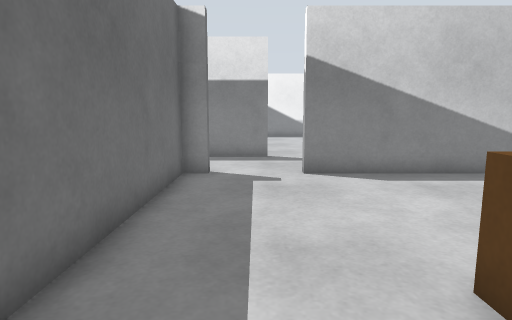
view 1 (above)

20 first-person views from a walk through a robot-simulator world made for Gazebo. The camera is 0.94 m above the floor, tilts 8° down and sees 75° across. The floor is counted in squares, 0.5 m on a side. Each view is taken from the middle of a square. On the plan, view 1 faces up. The plan holds only what a view shows up to about 17 squares ahead; the rest is blank.

view 2
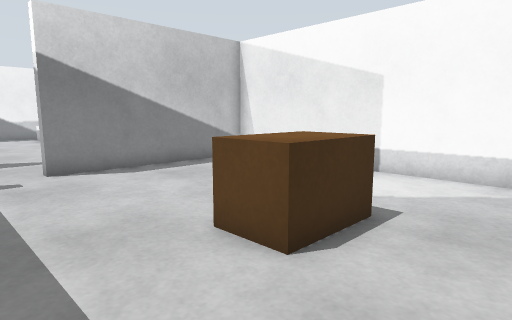

view 3
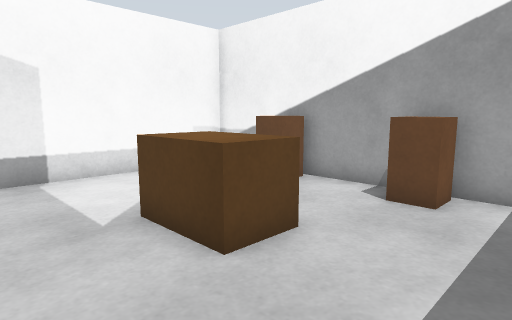

view 4
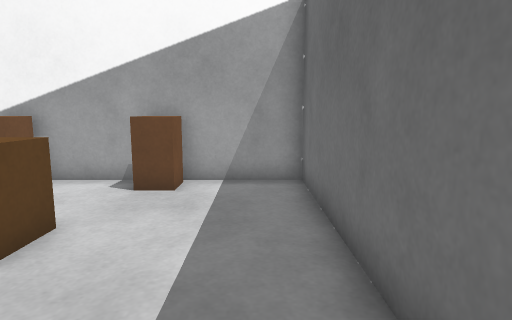

view 5
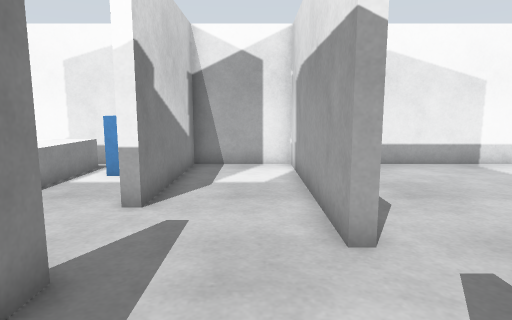

view 6
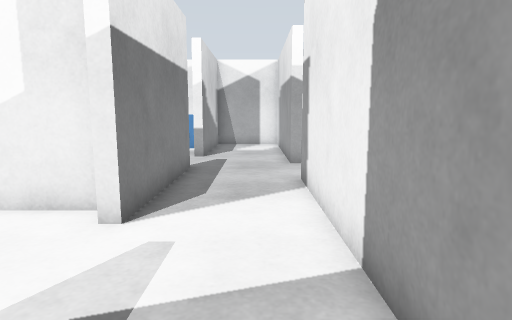

view 7
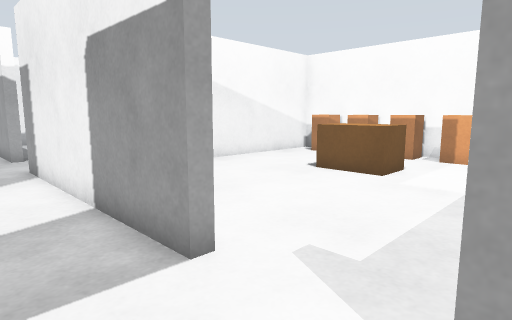

view 8
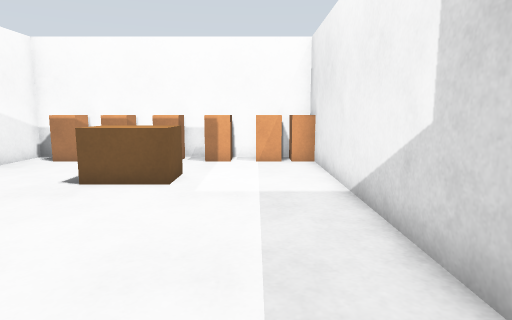

view 9
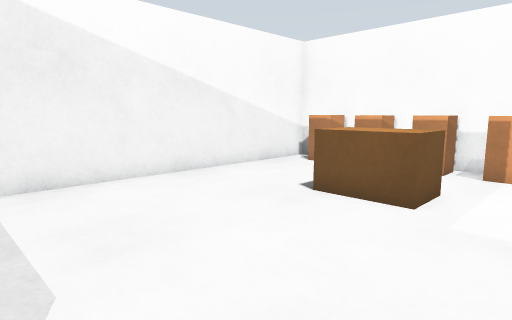

view 10
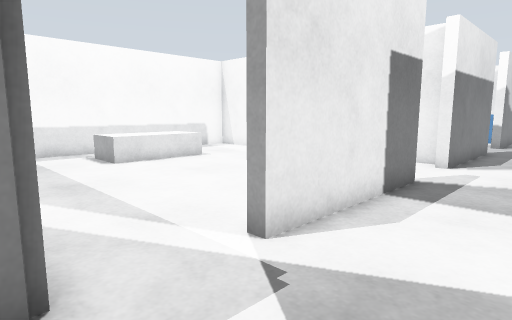

view 11
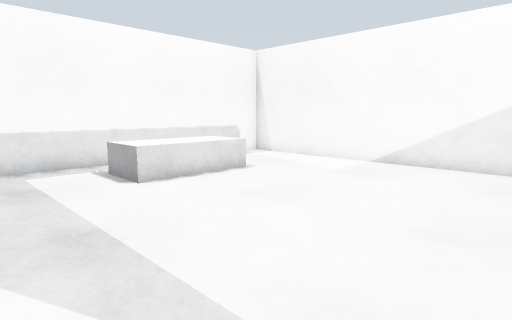

view 12
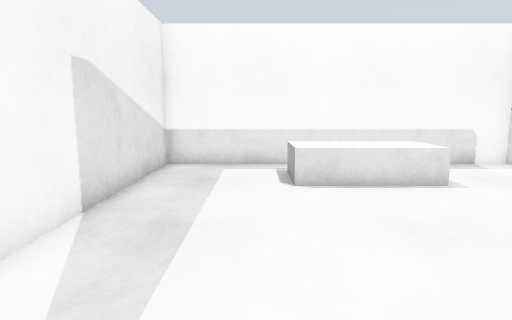

view 13
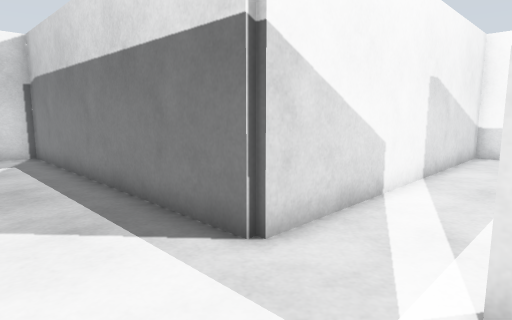

view 14
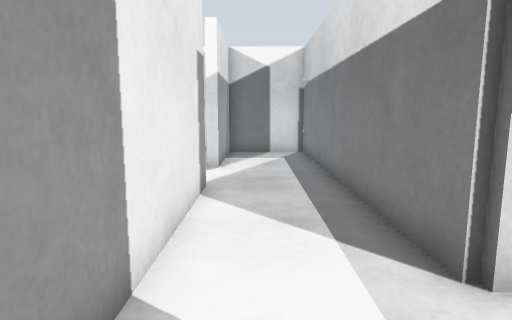

view 15
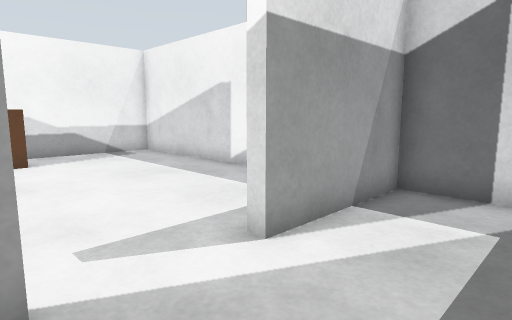

view 16
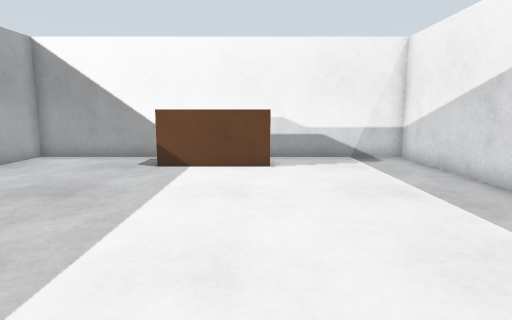

view 17
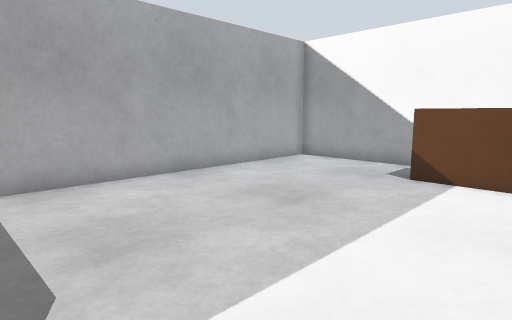

view 18
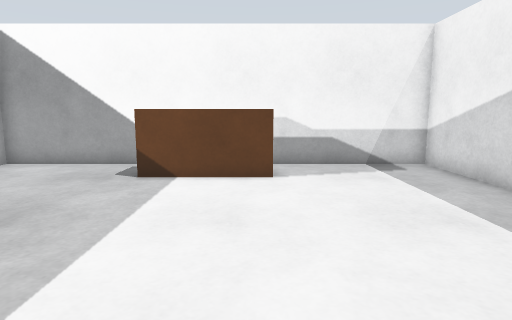

view 19
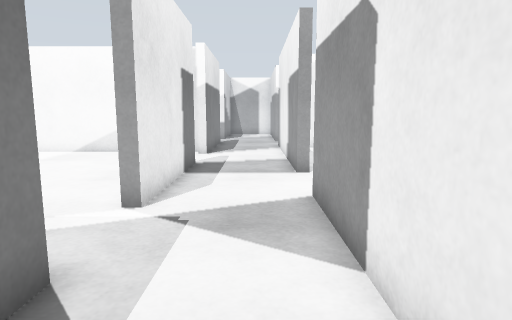

view 20
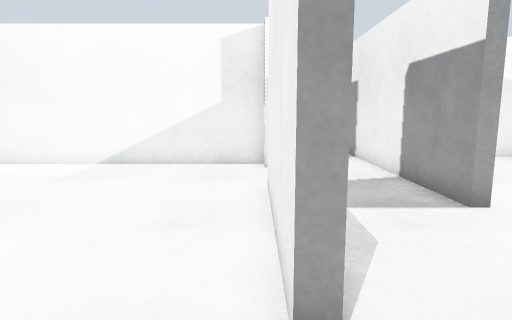

### Floor plan
Ten units are one square. View 1 is at (0, 0); x grows to the right and y downward. Boxes are objects, and circles mark ways between rooms. Rooms are numbered by the first view taken in them; rooms with no view inside come last. Other rooms are left out.
<svg viewBox="-308 -278 406 308">
<path fill="none" stroke="#000" d="M26 23 42 23M66 23 93 23 93 -103 15 -103M-15 -107 -15 -103M-23 -103 -23 23 2 23M6 -143 -55 -143M15 -103 15 -107 93 -107 93 -143 35 -143M-84 -143 -106 -143M-105 -107 -15 -107M-145 -107 -135 -107M-105 -102 -105 -107M-106 -143 -145 -143M-34 23 -27 23 -27 -89M-143 -92 -143 5M-145 -143 -145 -147 -85 -147M-55 -143 -55 -148M-47 -146 -47 -273 -173 -273 -173 -143 -303 -143 -303 -107 -255 -107M-226 -107 -145 -107M-255 -107 -255 -102M-303 -52 -303 23 -148 23M-147 5 -147 -89"/>
<rect x="5" y="5" width="20" height="20" fill="#bbb"><title>brown box</title></rect>
<rect x="25" y="-35" width="20" height="20" fill="#bbb"><title>brown box</title></rect>
<rect x="45" y="5" width="20" height="20" fill="#bbb"><title>brown box</title></rect>
<rect x="-145" y="5" width="20" height="20" fill="#bbb"><title>brown box</title></rect>
<rect x="-135" y="5" width="20" height="20" fill="#bbb"><title>brown box</title></rect>
<rect x="-115" y="5" width="20" height="20" fill="#bbb"><title>brown box</title></rect>
<rect x="-95" y="5" width="20" height="20" fill="#bbb"><title>brown box</title></rect>
<rect x="-95" y="-35" width="20" height="20" fill="#bbb"><title>brown box</title></rect>
<rect x="-75" y="5" width="20" height="20" fill="#bbb"><title>brown box</title></rect>
<rect x="-55" y="5" width="20" height="20" fill="#bbb"><title>brown box</title></rect>
<rect x="-135" y="-255" width="50" height="20" fill="#bbb"><title>white box</title></rect>
<rect x="-245" y="-5" width="40" height="10" fill="#bbb"><title>brown box</title></rect>
<circle cx="0" cy="-100" r="3" fill="#2a7"/>
<circle cx="-95" cy="-120" r="3" fill="#2a7"/>
<circle cx="-70" cy="-140" r="3" fill="#2a7"/>
<circle cx="-120" cy="-100" r="3" fill="#2a7"/>
<circle cx="-140" cy="-120" r="3" fill="#2a7"/>
<circle cx="-240" cy="-100" r="3" fill="#2a7"/>
<text x="40" y="-40">1</text>
<text x="-10" y="-120">2</text>
<text x="-130" y="-120">3</text>
<text x="-80" y="-40">4</text>
<text x="-140" y="-190">5</text>
<text x="-230" y="-40">6</text>
</svg>
Room 1 opens to room 2. Room 2 opens to room 3. Room 2 opens to room 5. Room 3 opens to room 4. Room 3 opens to room 5. Room 5 opens to room 6.

Where each view was taken, in squares from view 1:
view 1: 0 up, 0 right, facing up
view 2: 1 down, 1 left, facing up-right
view 3: 6 up, 1 left, facing down-right
view 4: 7 up, 1 left, facing down
view 5: 12 up, 3 left, facing right
view 6: 12 up, 11 left, facing right
view 7: 13 up, 14 left, facing down-right
view 8: 12 up, 12 left, facing down
view 9: 10 up, 12 left, facing down-right
view 10: 11 up, 18 left, facing up-right
view 11: 15 up, 17 left, facing up-right
view 12: 15 up, 14 left, facing up
view 13: 11 up, 14 left, facing up-left
view 14: 12 up, 14 left, facing left
view 15: 14 up, 22 left, facing down-left
view 16: 12 up, 24 left, facing down
view 17: 10 up, 24 left, facing down-right
view 18: 10 up, 24 left, facing down
view 19: 12 up, 21 left, facing right
view 20: 15 up, 17 left, facing right
